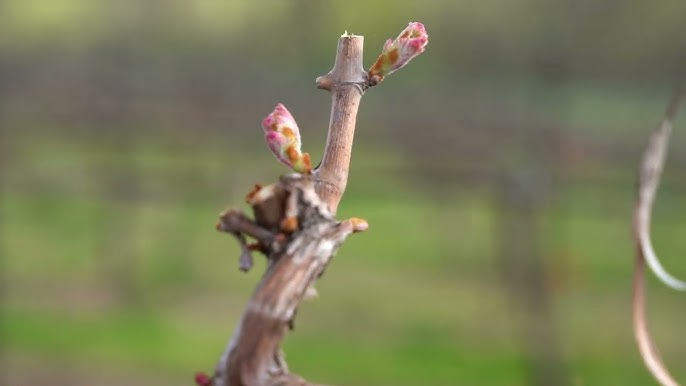
#> input picture 03_Images/Dataset/Crop_Images/Grapes/01_Bud_Burst/hq720.jpg, 686 x 386 px, found by its file name; its folder holds only this picture in this run
$ jupyter execute crop_preprocessing.ipynb
#> lines starting #> are read from the running program, lines starting #| are printed output that depends on the picture
[cell 1]
import os
import random
from PIL import Image

base_dir = r"D:\MindforgeAI Internship 2026 - 2026IT002- Sunaina Gaikwad\Apollo_AgriVerse"
# Added 'Grapes' to match your exact File Explorer path shown in the screenshot
raw_crop_dir = os.path.join(base_dir, "03_Images", "Dataset", "Crop_Images", "Grapes")
processed_crop_dir = os.path.join(base_dir, "02_Datasets", "Processed", "Crop", "Image_Dataset")

crop_classes = ['01_Bud_Burst', '02_Vegetative', '03_Flowering', '04_Fruit_Development', '05_Harvest']
split_ratio = 0.8

for cls in crop_classes:
    class_path = os.path.join(raw_crop_dir, cls)
    if not os.path.exists(class_path):
        print(f"Skipping {cls}, folder not found at: {class_path}")
        continue

    images = [f for f in os.listdir(class_path) if f.lower().endswith(('.png', '.jpg', '.jpeg', '.avif'))]
    random.shuffle(images)

    train_count = int(len(images) * split_ratio)
    val_count = int(len(images) * 0.1)

    train_imgs = images[:train_count]
    val_imgs = images[train_count:train_count + val_count]
    test_imgs = images[train_count + val_count:]

    def save_split(img_list, split_name):
        split_dir = os.path.join(processed_crop_dir, split_name, cls)
        os.makedirs(split_dir, exist_ok=True)
        count = 0
        for img_name in img_list:
            try:
                img_path = os.path.join(class_path, img_name)
                img = Image.open(img_path).convert('RGB')
                img.resize((224, 224)).save(os.path.join(split_dir, f"{cls}_{img_name}.jpg"))
                count += 1
            except Exception as e:
                pass
        return count

    t = save_split(train_imgs, 'train')
    v = save_split(val_imgs, 'val')
    s = save_split(test_imgs, 'test')
#> call 3 of save_split, with split_name = 'test'
#> in save_split, img is the input picture: PIL image 686x386 RGB; mean R, G, B 123.3, 125.5, 89.7
#> in save_split (call 3), `img.resize((224, 224)).save(os.path.join(split_dir, f"{cls}_{img_name}..`:
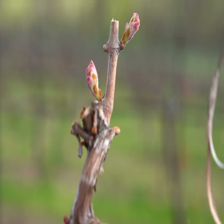
#> saved as 01_Bud_Burst_hq720.jpg.jpg: PIL image 224x224 RGB; mean R, G, B 123.3, 125.5, 89.7
    print(f"Processed {cls}: {t} train, {v} val, {s} test saved.")
#> pass 2 of the loop `for cls in crop_classes:`:
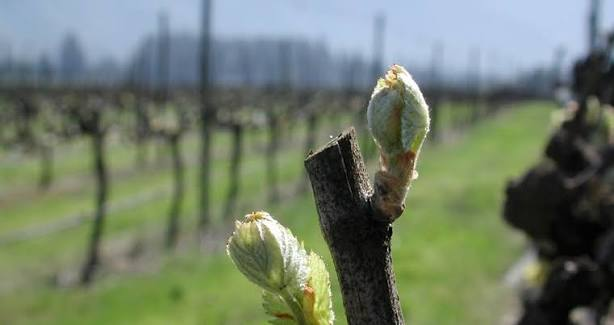
#> input picture 03_Images/Dataset/Crop_Images/Grapes/02_Vegetative/images (6).jpg, 614 x 325 px, found by its file name
#> in save_split, img is the input picture: PIL image 614x325 RGB; mean R, G, B 112.6, 124.6, 105.8
#> in save_split (call 6), `img.resize((224, 224)).save(os.path.join(split_dir, f"{cls}_{img_name}..`:
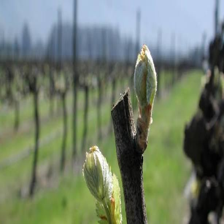
#> saved as 02_Vegetative_images (6).jpg.jpg: PIL image 224x224 RGB; mean R, G, B 112.6, 124.6, 105.8

print("\nCrop images successfully preprocessed and standardized!")
